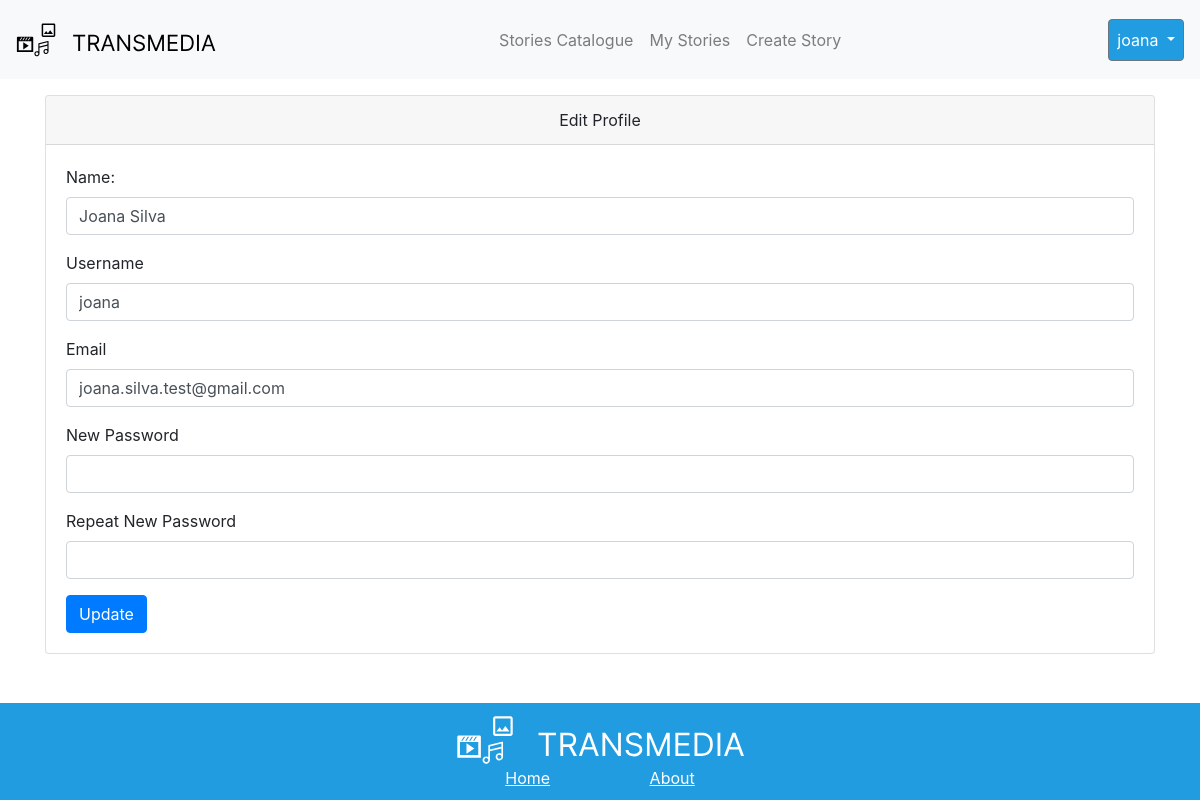
The app's page /user_edit.php (signed in) with its own data.
### tables this page shows
CREATE TABLE `user` (
  `id` int(11) NOT NULL,
  `name` varchar(128) NOT NULL,
  `email` varchar(128) NOT NULL,
  `username` varchar(128) NOT NULL,
  `password` varchar(255) NOT NULL,
  `verified` tinyint(1) NOT NULL DEFAULT 0,
  `verificationKey` varchar(255) NOT NULL,
  `createDate` datetime NOT NULL DEFAULT current_timestamp(),
  `updateDate` datetime NOT NULL DEFAULT current_timestamp() ON UPDATE current_timestamp()
);

### user_edit.php (the view, shortened to what this page needs)
<?php
require "config/connectdb.php";
$userId = $_SESSION['user'];
$query = "SELECT * FROM user WHERE username = ?";
$stmt = $pdo->prepare($query);
$stmt->bindValue(1, $userId, PDO::PARAM_STR);
$stmt->execute();
$user = $stmt->fetch(PDO::FETCH_ASSOC);
?>
<!DOCTYPE html>
<html lang="en">
<head>
    <link rel="stylesheet" href="https://cdn.jsdelivr.net/npm/bootstrap@4.5.3/dist/css/bootstrap.min.css">
</head>
<body>
    <?php include "NavBar.php"; ?>
    <div class="container mt-3 mb-3">
        <div class="card">
            <div class="card-header text-center">Edit Profile</div>
            <div class="card-body">
                <form method="post" id="form-register" action="user_edit.php" class="needs-validation" novalidate>
                    <div class="form-group">
                        <label for="name">Name:</label>
                        <input type="text" value="<?php echo $user['name']; ?>" maxlength="128" class="form-control" id="name" required pattern="[a-zA-ZÀ-ÖØ-öø-ÿ\. \-]+" name="name">
                    </div>
                    <div class="form-group">
                        <label for="username" class="form-label">Username</label>
                        <input type="text" value="<?php echo $user['username']; ?>" maxlength="128" class="form-control" id="username" required name="username" pattern="[A-Za-z0-9_]{4,20}">
                    </div>
                    <div class="form-group">
                        <label for="email" class="form-label">Email</label>
                        <input onclick="" value="<?php echo $user['email']; ?>" maxlength="128" type="email" class="form-control" id="email" required name="email">
                    </div>
                    <div class="form-group">
                        <label for="password" class="form-label">New Password</label>
                        <input autocomplete="new-password" type="password" minlength="6" class="form-control" id="password" name="new_password">
                    </div>
                    <div class="form-group">
                        <label for="repeat_password">Repeat New Password</label>
                        <input autocomplete="off" type="password" minlength="6" class="form-control" id="repeat_password" name="repeat_password">
                    </div>
                    <button type="submit" name="submit_register" class="btn btn-primary">Update</button>
                </form>
            </div>
        </div>
    </div>
    <?php
    include "footer.php";
    ?>
</body>
</html>

### style/footer.css (style rules this page uses)
body { min-height: 100vh; display: flex; flex-direction: column; }

### records on screen
user: name "Joana Silva", username "joana", email "joana.silva.test@gmail.com"

### other values on screen
$_SESSION["user"] "joana"
